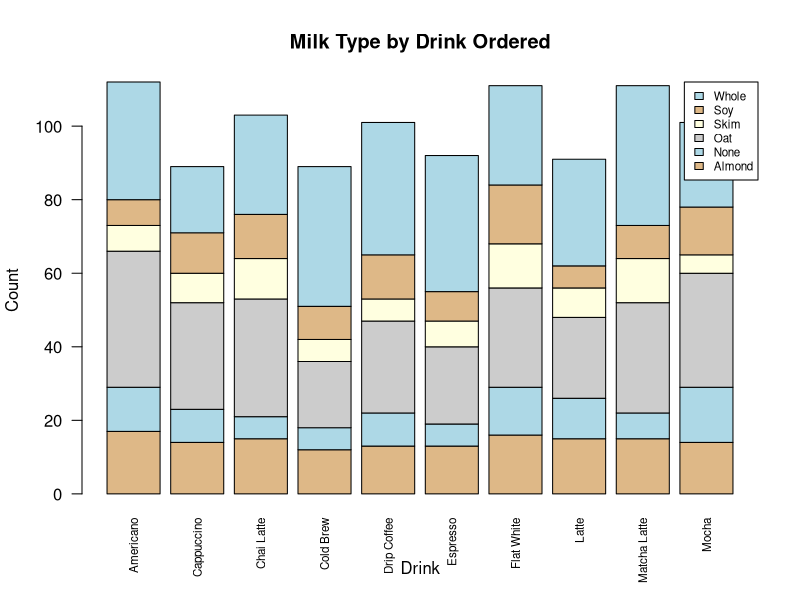
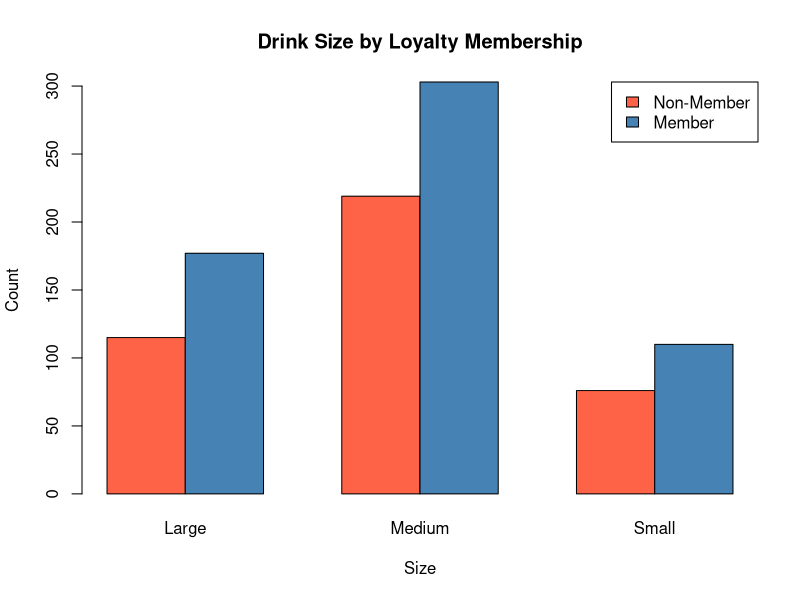

Source code (R) for these figures, in order:
# ============================================================
# Script 5: Chi-Square Test of Independence
# Dataset: Coffee Shop Sales
# Course: PhD Intro to Data Analysis
# ============================================================
# Topics Covered:
#   - Contingency tables for two categorical variables
#   - Chi-square test of independence
#   - Interpreting test output (X-squared, df, p-value)
#   - Expected vs. observed frequencies
#   - Visualizing with bar plots
# ============================================================

# --- Step 1: Load the Data ---
coffee <- read.csv("05_coffee_shop_sales.csv")

# --- Step 2: Overview ---
str(coffee)
head(coffee)

# Check the categorical variables
table(coffee$drink)
table(coffee$size)
table(coffee$day_of_week)
table(coffee$milk_type)

# --- Step 3: Research Question ---
# Is drink choice independent of milk type?
# In other words: do people who order certain drinks
# tend to choose certain milk types?

# --- Step 4: Build the Contingency Table ---
drink_milk <- table(coffee$drink, coffee$milk_type)
drink_milk

# Add margins so we can see totals
addmargins(drink_milk)

# --- Step 5: Run the Chi-Square Test ---
chi_result <- chisq.test(drink_milk)
chi_result

# Key output:
#   X-squared = the test statistic
#   df = degrees of freedom
#   p-value = probability under the null hypothesis

# --- Step 6: Dig Deeper ---
# What were the expected frequencies (if independent)?
chi_result$expected

# Compare observed vs. expected
chi_result$observed
round(chi_result$expected, 1)

# Residuals (how far off was each cell?)
round(chi_result$residuals, 2)

# --- Step 7: Another Example ---
# Is there an association between size and loyalty membership?
size_loyalty <- table(coffee$size, coffee$customer_loyalty_member)
size_loyalty

chisq.test(size_loyalty)

# --- Step 8: Visualize ---
# Stacked bar plot: drink by milk type
barplot(table(coffee$milk_type, coffee$drink),
        legend = TRUE,
        main = "Milk Type by Drink Ordered",
        xlab = "Drink",
        ylab = "Count",
        col = c("burlywood", "lightblue", "gray80", "lightyellow"),
        las = 2,
        cex.names = 0.7,
        args.legend = list(x = "topright", cex = 0.7))

# Side-by-side bar plot: size by loyalty member
barplot(table(coffee$customer_loyalty_member, coffee$size),
        beside = TRUE,
        legend = TRUE,
        main = "Drink Size by Loyalty Membership",
        xlab = "Size",
        ylab = "Count",
        col = c("tomato", "steelblue"),
        args.legend = list(x = "topright",
                           legend = c("Non-Member", "Member")))

# ============================================================
# Practice on Your Own:
#   1. Test whether day_of_week and drink are independent
#   2. What does the expected frequency table look like?
#   3. Which cells have the largest residuals?
# ============================================================
